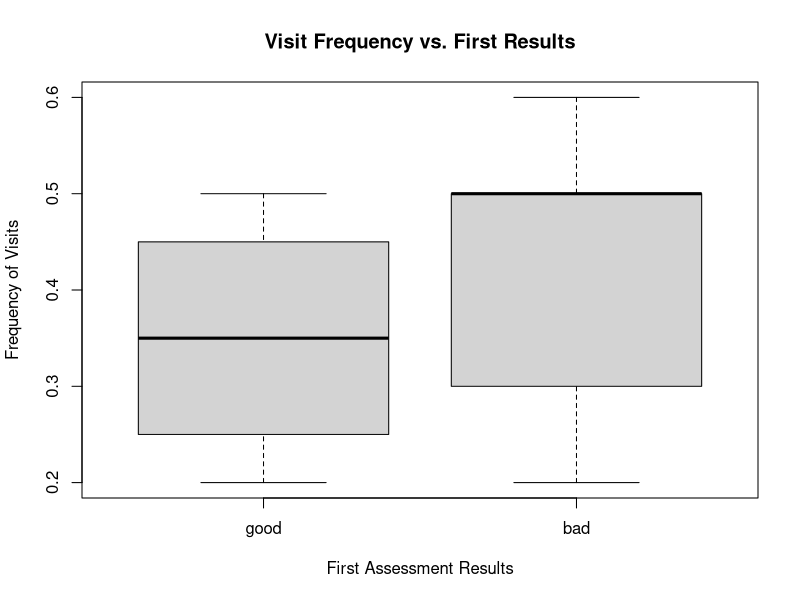
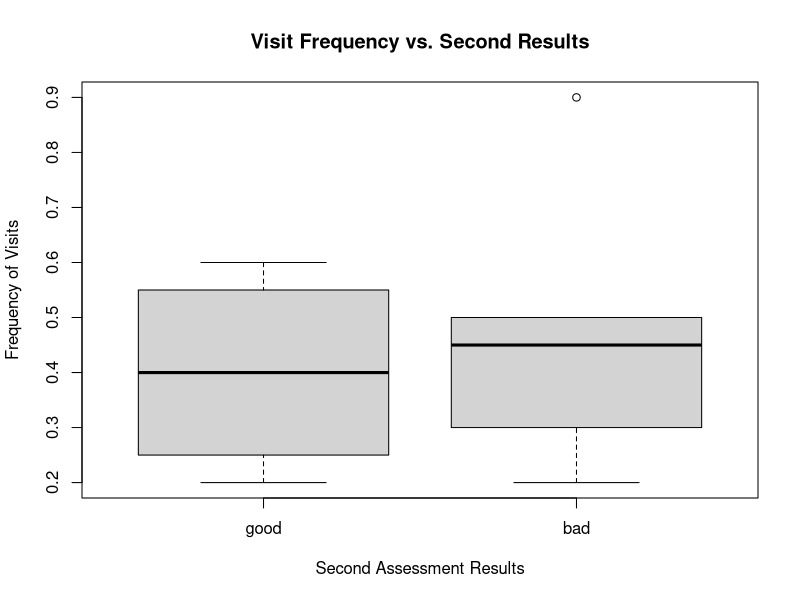
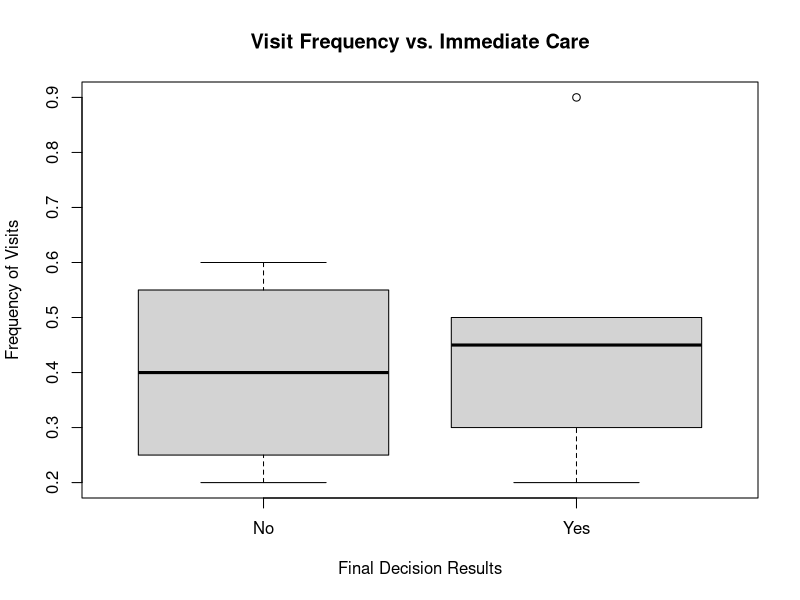
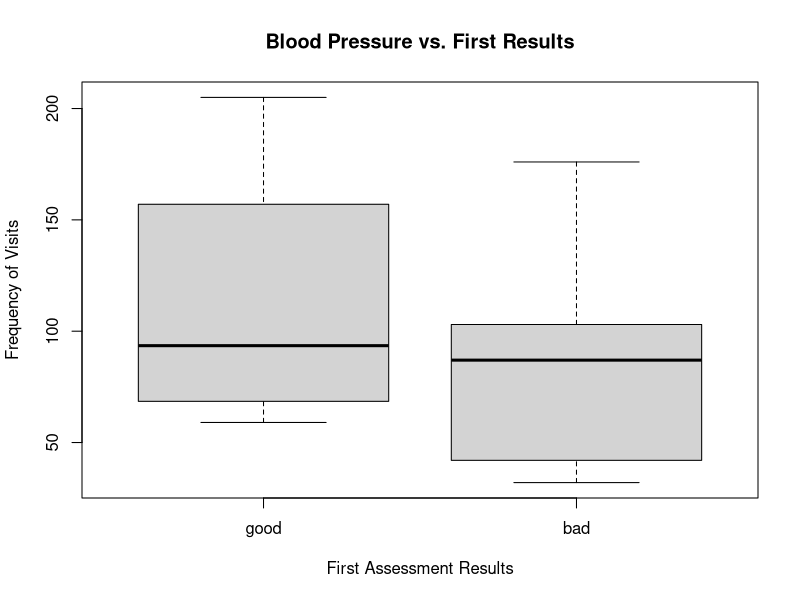
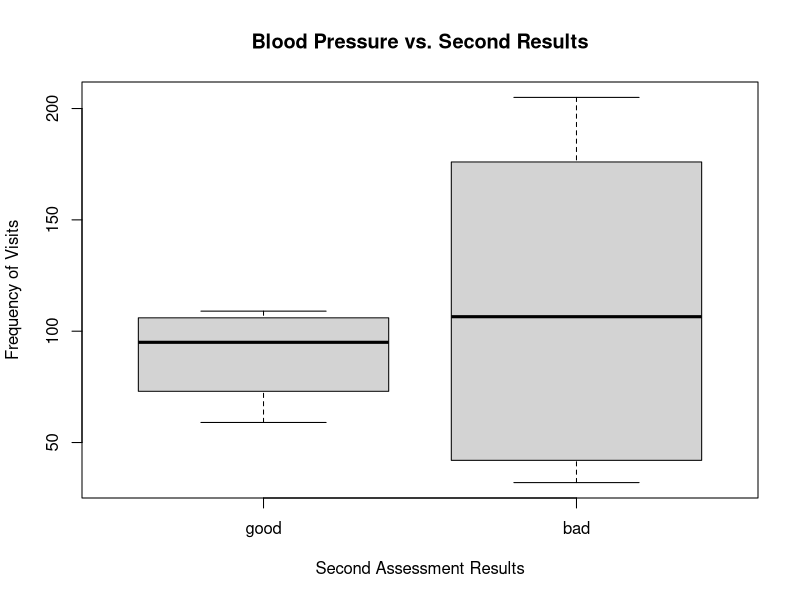
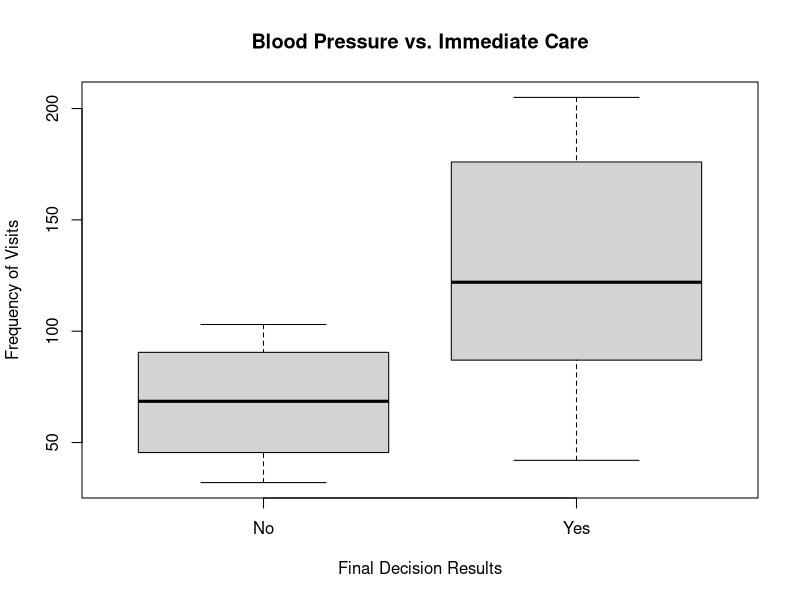
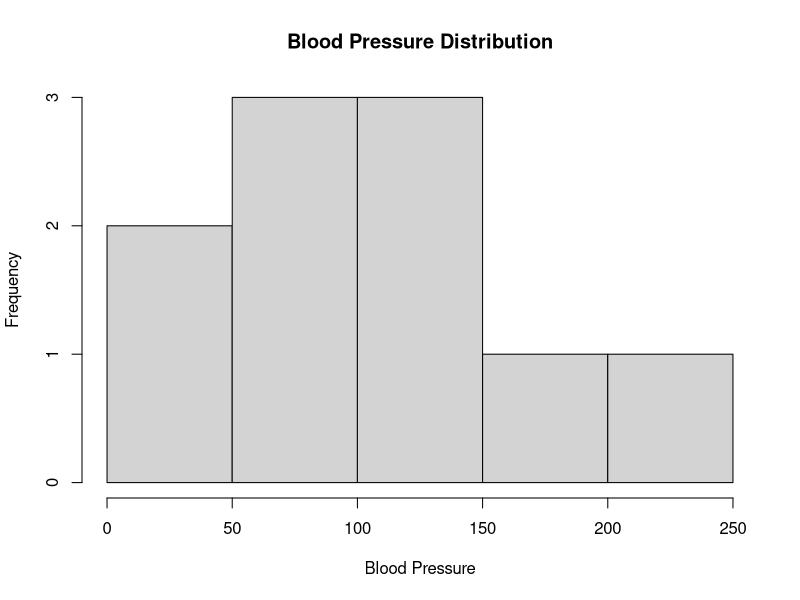
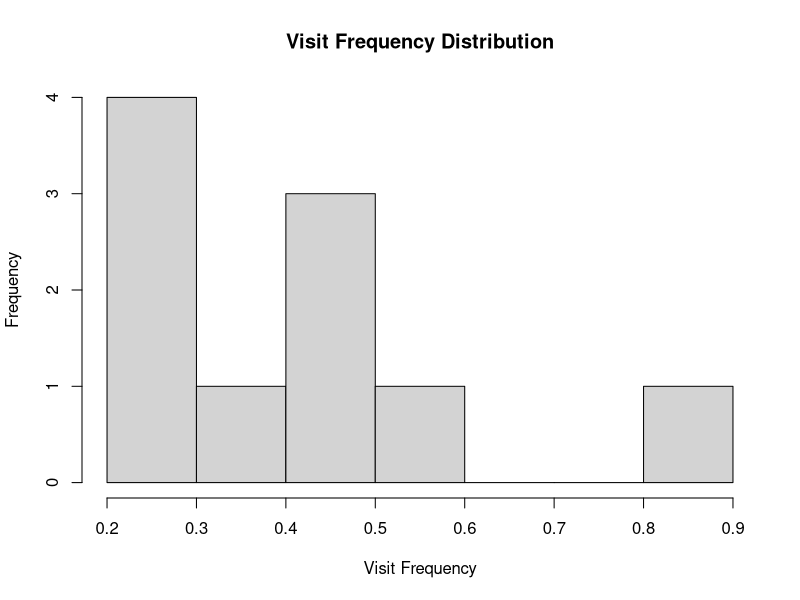

Source code (R) for these figures, in order:
## ---- chunk 1
knitr::opts_chunk$set(echo = TRUE)
## ---- chunk 2

#Vectors and Data Frame

Freq <- c(0.6, 0.3, 0.5, 0.5, 0.2, 0.5, 0.3, 0.4, 0.9, 0.2)
bloodp <- c(103, 87, 32, 42, 59, 109, 78, 205, 135, 176)
first <- c(1, 1, 1, 1, 0, 0, 0, 0, NA, 1)
second <- c(0, 0, 1, 1, 0, 0, 1, 1, 1, 1)
finaldecision <- c(0, 1, 0, 1, 0, 1, 0, 1, 1, 1)

hspPatients <- data.frame(Freq, bloodp, first, second, finaldecision)
hspPatients

#Frequency Boxplots

boxplot(Freq ~ first, hspPatients,
        main = "Visit Frequency vs. First Results",
        xlab = "First Assessment Results",
        ylab = "Frequency of Visits",
        names = c("good", "bad"))
boxplot(Freq ~ second, hspPatients,
        main = "Visit Frequency vs. Second Results",
        xlab = "Second Assessment Results",
        ylab = "Frequency of Visits",
        names = c("good", "bad"))
boxplot(Freq ~ finaldecision, hspPatients,
        main = "Visit Frequency vs. Immediate Care",
        xlab = "Final Decision Results",
        ylab = "Frequency of Visits",
        names = c("No", "Yes"))

#BP Boxplots

boxplot(bloodp ~ first, hspPatients,
        main = "Blood Pressure vs. First Results",
        xlab = "First Assessment Results",
        ylab = "Frequency of Visits",
        names = c("good", "bad"))
boxplot(bloodp ~ second, hspPatients,
        main = "Blood Pressure vs. Second Results",
        xlab = "Second Assessment Results",
        ylab = "Frequency of Visits",
        names = c("good", "bad"))
boxplot(bloodp ~ finaldecision, hspPatients,
        main = "Blood Pressure vs. Immediate Care",
        xlab = "Final Decision Results",
        ylab = "Frequency of Visits",
        names = c("No", "Yes"))

#Histograms

hist(bloodp,
     main = "Blood Pressure Distribution",
     xlab = "Blood Pressure")
hist(Freq,
     main = "Visit Frequency Distribution",
     xlab = "Visit Frequency")
hist(finaldecision,
     main = "Final Decision Distribution")

## ---- chunk 3
plot(pressure)
